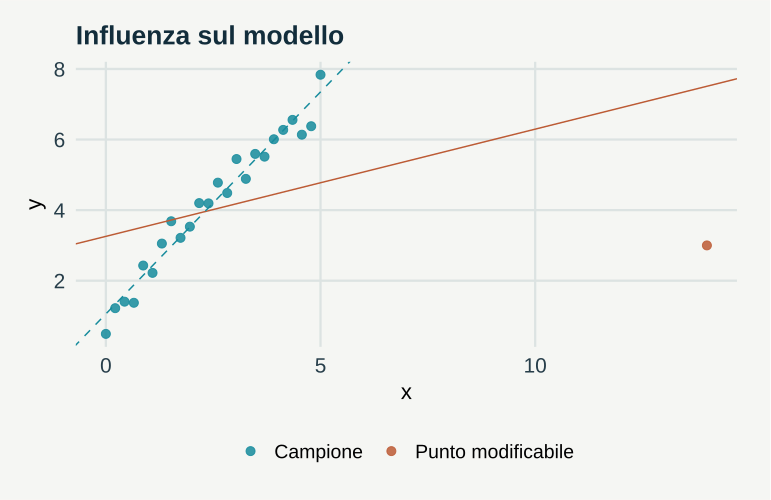

Recreate this plot in R.
# GeoStat Lab — funzioni comuni. R >= 4.3; ggplot2 >= 3.4; jsonlite.
suppressPackageStartupMessages(library(ggplot2))
col_geo <- c('#168B9C','#BC5B35','#7054A4','#A17B19','#227864','#64748B')
theme_set(theme_minimal(base_size=17, base_family='sans') + theme(
  plot.background=element_rect(fill='#F5F6F3',colour=NA),
  panel.background=element_rect(fill='#F5F6F3',colour=NA),
  panel.grid.minor=element_blank(),panel.grid.major=element_line(colour='#DCE3E2'),
  plot.title=element_text(size=19,face='bold',colour='#122D3B'),
  plot.subtitle=element_text(size=13,colour='#405560',margin=margin(b=12)),
  axis.text=element_text(size=15,colour='#273E4A'),axis.title=element_text(size=16),
  legend.position='bottom',legend.title=element_blank(),legend.text=element_text(size=14),
  strip.text=element_text(size=15,face='bold'),plot.margin=margin(18,24,18,18)))
metric <- function(...) data.frame(grandezza=names(c(...)),valore=as.character(c(...)),check.names=FALSE)
f <- function(x,d=3) {out<-formatC(x,digits=d,format='fg');out[!is.finite(x)]<-'Non definito';out}
line_plot <- function(d,x='x',y='y',title='',xl=x,yl=y,group=NULL) {
 p<-ggplot(d,aes(x=.data[[x]],y=.data[[y]]))
 if(is.null(group)) p<-p+geom_line(colour=col_geo[1],linewidth=1.05) else p<-p+aes(colour=.data[[group]],group=.data[[group]])+geom_line(linewidth=1)+scale_colour_manual(values=col_geo)
 p+labs(title=title,x=xl,y=yl)
}
point_plot <- function(d,x='x',y='y',title='',xl=x,yl=y,group=NULL) {
 p<-ggplot(d,aes(x=.data[[x]],y=.data[[y]]))
 if(is.null(group))p<-p+geom_point(colour=col_geo[1],size=2.5,alpha=.8) else p<-p+aes(colour=.data[[group]])+geom_point(size=2.7,alpha=.85)+scale_colour_manual(values=col_geo)
 p+labs(title=title,x=xl,y=yl)
}
hist_plot<-function(x,title='',xl='Valore',bins=20)ggplot(data.frame(x=x),aes(x))+geom_histogram(bins=bins,fill=col_geo[1],colour='#F5F6F3')+labs(title=title,x=xl,y='Frequenza')
bar_plot<-function(d,x='gruppo',y='valore',title='',yl='Valore')ggplot(d,aes(x=.data[[x]],y=.data[[y]],fill=.data[[x]]))+geom_col(width=.65)+scale_fill_manual(values=rep(col_geo,length.out=length(unique(d[[x]])) ))+guides(fill='none')+labs(title=title,x=NULL,y=yl)
map_plot<-function(d,z='z',title='',xl='Est [km]',yl='Nord [km]')ggplot(d,aes(x,y,fill=.data[[z]]))+geom_raster()+coord_equal()+scale_fill_gradientn(colours=c('#153F56','#298C9C','#B8CDB2','#F1D889','#AD542F'))+labs(title=title,x=xl,y=yl)
acf_data<-function(x,lag=20){a<-acf(x,lag.max=min(lag,length(x)-1),plot=FALSE);data.frame(x=as.vector(a$lag)[-1],y=as.vector(a$acf)[-1])}
# AR(1), distribuzione marginale stazionaria N(0, 1).
ar_series<-function(n,rho){x<-numeric(n);x[1]<-rnorm(1);for(i in 2:n)x[i]<-rho*x[i-1]+sqrt(1-rho^2)*rnorm(1);x}
# Distanze euclidee in unità metriche già dichiarate; nessuna conversione implicita di CRS.
dist_cross<-function(a,b)sqrt(outer(a[,1],b[,1],'-')^2+outer(a[,2],b[,2],'-')^2)
# Predittore IDW: i punti coincidenti ricevono esattamente il valore osservato.
idw<-function(xy,z,new,power=2){dd<-dist_cross(new,xy);apply(dd,1,function(d)if(any(d<1e-10))mean(z[d<1e-10])else weighted.mean(z,d^(-power)))}
# CART didattico binario: divisioni assiali che minimizzano l'impurità di Gini.
cart_fit<-function(x,y,depth=2,minleaf=4){
 node<-list(p=mean(y),n=length(y));if(depth<1||length(unique(y))<2||length(y)<2*minleaf)return(node)
 best<-Inf
 for(j in seq_len(ncol(x))){v<-sort(unique(x[,j])); if(length(v)<2)next
  for(cut in (head(v,-1)+tail(v,-1))/2){left<-x[,j]<=cut;nl<-sum(left);nr<-sum(!left);if(min(nl,nr)<minleaf)next
   score<-nl*mean(y[left])*(1-mean(y[left]))+nr*mean(y[!left])*(1-mean(y[!left]))
   if(score<best){best<-score;node$j<-j;node$cut<-cut;split<-left}
  }
 }
 if(is.finite(best)){node$left<-cart_fit(x[split,,drop=FALSE],y[split],depth-1,minleaf);node$right<-cart_fit(x[!split,,drop=FALSE],y[!split],depth-1,minleaf)};node
}
cart_predict<-function(tree,x)apply(x,1,function(row){t<-tree;while(!is.null(t$j))t<-if(row[t$j]<=t$cut)t$left else t$right;t$p})

p <- list(xstar = 14, ystar = 3, seed = 17)
set.seed(p$seed)

x <- c(seq(0, 5, length.out = 24), p$xstar)

y <- c(1 + 1.2 * x[1:24] + rnorm(24, sd = 0.5), p$ystar)

fit <- lm(y ~ x)

ref <- lm(y[-25] ~ x[-25])

data <- data.frame(x, y, stato = c(rep("Campione", 24), "Punto modificabile"))

plots <- list(point_plot(data, title = "Influenza sul modello", group = "stato") + geom_abline(intercept = coef(fit)[1], 
    slope = coef(fit)[2], colour = col_geo[2]) + geom_abline(intercept = coef(ref)[1], slope = coef(ref)[2], 
    linetype = 2, colour = col_geo[1]))

metrics <- metric(`Leva del punto` = f(hatvalues(fit)[25]), `Distanza di Cook` = f(cooks.distance(fit)[25]), 
    `Pendenza con punto` = f(coef(fit)[2]), `Pendenza senza punto` = f(coef(ref)[2]))
print(metrics,row.names=FALSE)
ggplot2::ggsave('m07-influenza-B.svg',plots[[1]],device=svglite::svglite,width=7.7,height=5.0,bg='#F8F6F1')
